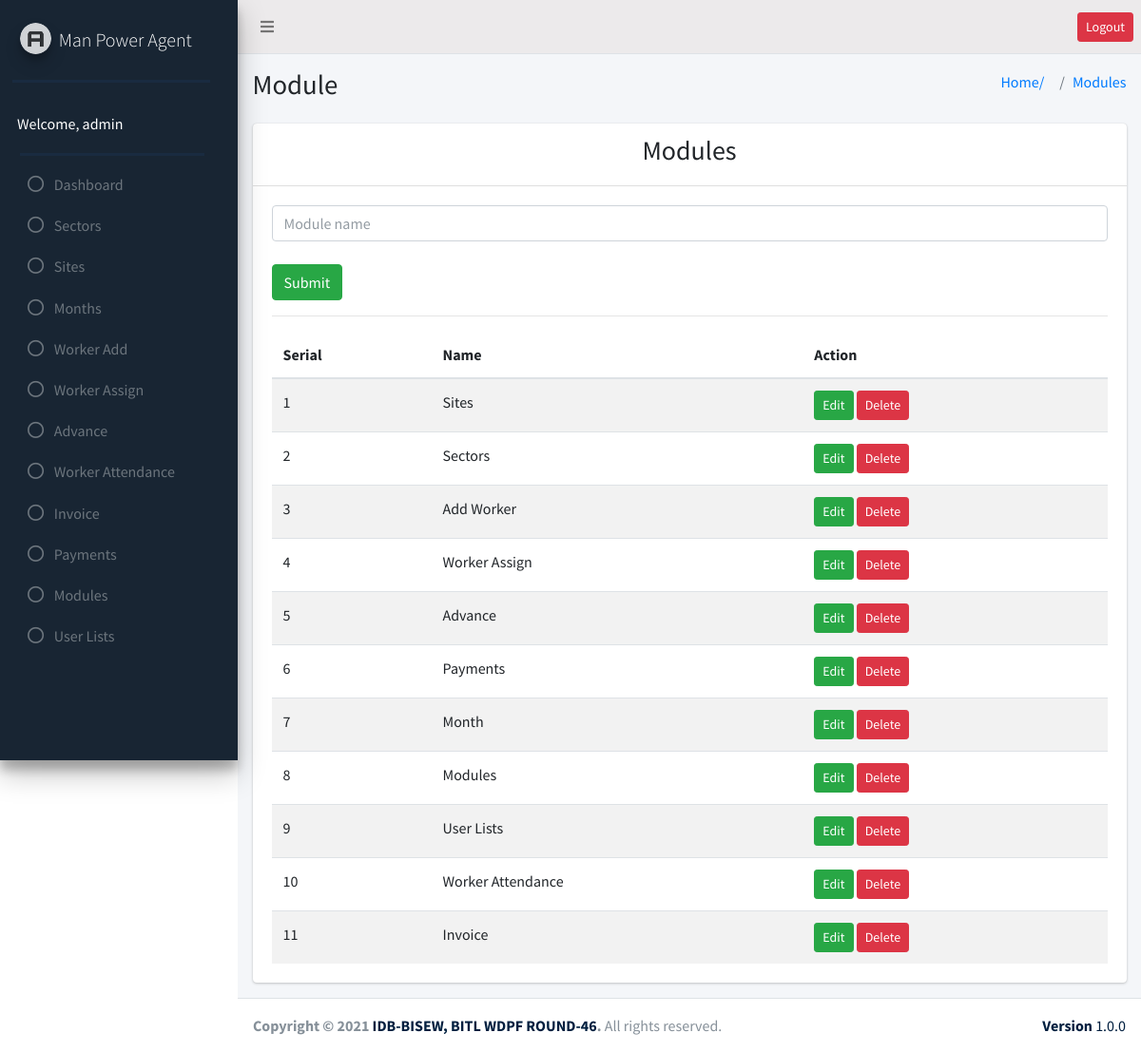
The app's page /modules/modules.php (signed in) with its own data.
### tables this page shows
CREATE TABLE `user_role` (
  `id` int(11) NOT NULL,
  `adminID` int(11) NOT NULL,
  `sites_edit` int(50) DEFAULT NULL,
  `sites_delete` int(50) DEFAULT NULL,
  `sectors_edit` int(50) DEFAULT NULL,
  `sectors_delete` int(50) DEFAULT NULL,
  `add_worker_edit` int(50) DEFAULT NULL,
  `add_worker_delete` int(50) DEFAULT NULL,
  `worker_assign_edit` int(50) DEFAULT NULL,
  `worker_assign_delete` int(50) DEFAULT NULL,
  `advance_edit` int(50) DEFAULT NULL,
  `advance_delete` int(50) DEFAULT NULL,
  `payments_edit` int(50) DEFAULT NULL,
  `payments_delete` int(50) DEFAULT NULL,
  `month_edit` int(50) DEFAULT NULL,
  `month_delete` int(50) DEFAULT NULL,
  `modules_edit` int(50) DEFAULT NULL,
  `modules_delete` int(50) DEFAULT NULL,
  `user_lists_edit` int(50) DEFAULT NULL,
  `user_lists_delete` int(50) DEFAULT NULL,
  `worker_attendance_edit` int(11) NOT NULL,
  `worker_attendance_delete` int(11) NOT NULL,
  `invoice_edit` int(11) NOT NULL,
  `invoice_delete` int(11) NOT NULL
);

CREATE TABLE `module` (
  `id` int(11) NOT NULL,
  `name` varchar(255) NOT NULL,
  `generated_link` varchar(10000) NOT NULL
);

### modules/modules.php (the view, shortened to what this page needs)
<?php
require_once("../header.php");
require_once("../sidebar.php");
require_once("../db_config.php");
$md = $conn->query("SELECT * FROM `module`");
    $conn->query("INSERT INTO `module` ( `name`, `generated_link`) VALUES ('$capital', '$fileUrl')"); ?>
<section class="content-header">
  <div class="container-fluid">
    <div class="row mb-2">
      <div class="col-sm-6">
        <h1>Module</h1>
      </div>
      <div class="col-sm-6">
        <ol class="breadcrumb float-sm-right">
          <li class="breadcrumb-item"><a href="#">Home/ </a></li>
          <li class="breadcrumb-item"><a href="#">Modules</a></li>
        </ol>
      </div>
    </div>
  </div>
</section>
<section class="content">
  <div class="container-fluid">
    <div class="row">
      <div class="col-md-12">
        <div class="card">
          <div class="card-header text-center">
            <h3>Modules</h3>
          </div>
          <div class="card-body">
            <form action="" method="post">
              <div class="row">
                <div class="col">
                  <input type="text" name="name" class="form-control" placeholder="Module name">
                </div>
              </div>
              <br>
              <input type="Submit" value="Submit" class="btn btn-success"> <br>
            </form>
            <hr>
            <table class="table table-striped" id="moduleID">
              <thead>
                <tr>
                  <th scope="col">Serial</th>
                  <th scope="col">Name</th>
                  <th scope="col">Action</th>
                </tr>
              </thead>
              <tbody>
                <?php
                $i = 0;
                while ($md_data = $md->fetch_assoc()) { ?>
                  <tr>
                    <td scope="row"><?php echo ++$i; ?>
                    </td>
                    <td scope="row"><?php echo $md_data['name']; ?>
                    </td>
                    <td scope="row">
                      <a href="./module_edit.php?id=<?php echo $md_data['id']; ?>" class="btn btn-sm btn-success">Edit</a>
                      <a href="./modules.php?delid=<?php echo $md_data['id']; ?>" class="btn btn-sm btn-danger" onclick="return confirm('are you sure?')">Delete</a>
                    </td>
                  </tr>
                <?php
                }
                  $conn->query("DELETE FROM `module` WHERE id=$delid"); ?>
              </tbody>
            </table>
          </div>
        </div>
      </div>
    </div>
  </div>
</section>
<?php require("../footer.php"); ?>

### sidebar.php (shortened to what this page needs)
 <?php
    $serverName = 'http://'.$_SERVER['SERVER_NAME'].'/man_power_agent';
    require_once("db_config.php");
?>
 <aside class="main-sidebar bg-success pt-14  elevation-4">
   <a href="" class="brand-link">
     <img src="<?= $serverName; ?>/assets/images/AdminLTELogo.png"
       alt="AdminLTE Logo" class="brand-image img-circle elevation-3" style="opacity: .8">
     <span class="brand-text font-weight-light">Man Power Agent</span>
   </a>
   <div class="bb-2"></div>
   <div class="sidebar">
     <div class="user-panel mt-3  d-flex">
       <div class="info text-white">
         Welcome, <?= $_SESSION['name']; ?>
       </div>
     </div>
     <div class="bb-2"></div>
     <nav class="mt-2">
       <ul class="nav nav-pills nav-sidebar flex-column" data-widget="treeview" role="menu" data-accordion="false">
       <li class="nav-item">
           <a href="http://localhost/man_power_agent/dashboard.php" class="nav-link">
             <i class="far fa-circle nav-icon"></i>
             <p>Dashboard</p>
           </a>
         </li>
         <?php
         $result = $conn->query("SELECT * FROM `admin`");
           while ($row = $result->fetch_assoc()) {
               if ($_SESSION['name'] == $row['name']) {
                   $id = $_SESSION['id'];
                   if ($row['status'] =='active') {
                       $userRoleTable= $conn->query("SELECT * FROM `user_role` JOIN admin ON admin.id= user_role.adminID WHERE `adminID`= $id");
                       while ($roleRow = $userRoleTable->fetch_assoc()) {
                           ?>
        <?php
           if ($roleRow['sectors_edit'] == '1'  || $roleRow['sectors_delete'] == '1') {
               ?>
         <li class="nav-item">
           <a href="http://localhost/man_power_agent/sectors/sectors.php" class="nav-link">
             <i class="far fa-circle nav-icon"></i>
             <p>Sectors</p>
           </a>
         </li>
         <?php
           }
           if ($roleRow['sites_edit'] == '1'  || $roleRow['sites_delete'] == '1') {
               ?>
         <li class="nav-item">
           <a href="http://localhost/man_power_agent/sites/sites.php" class="nav-link">
             <i class="far fa-circle nav-icon"></i>
             <p>Sites</p>
           </a>
         </li>
         <?php
           }
           if ($roleRow['month_edit'] == '1'  || $roleRow['month_delete'] == '1') { ?>
         <li class="nav-item">
           <a href="http://localhost/man_power_agent/month/month.php" class="nav-link">
             <i class="far fa-circle nav-icon"></i>
             <p>Months</p>
           </a>
         </li>
         <?php } ?>
        <?php  if ($roleRow['add_worker_edit'] == '1'  || $roleRow['add_worker_delete'] == '1') { ?>
         <li class="nav-item">
           <a href="http://localhost/man_power_agent/add_worker/add_worker.php" class="nav-link">
             <i class="far fa-circle nav-icon"></i>
             <p>Worker Add</p>
           </a>
         </li>
         <?php } ?>
         <?php  if ($roleRow['worker_assign_edit'] == '1'  || $roleRow['worker_assign_delete'] == '1') { ?>
         <li class="nav-item">
           <a href="http://localhost/man_power_agent/worker_assign/worker_assign.php" class="nav-link">
             <i class="far fa-circle nav-icon"></i>
             <p>Worker Assign</p>
           </a>
         </li>
         <?php  } ?>
         <?php  if ($roleRow['advance_edit'] == '1'  || $roleRow['advance_delete'] == '1') { ?>
         <li class="nav-item">
           <a href="http://localhost/man_power_agent/advance/advance.php" class="nav-link">
             <i class="far fa-circle nav-icon"></i>
             <p>Advance</p>
           </a>
         </li>
         <?php } ?>
         <?php  if ($roleRow['worker_attendance_edit'] == '1'  || $roleRow['worker_attendance_delete'] == '1') { ?>
         <li class="nav-item">
           <a href="http://localhost/man_power_agent/worker_attendance/worker_attendance.php" class="nav-link">
             <i class="far fa-circle nav-icon"></i>
             <p>Worker Attendance</p>
           </a>
         </li>
         <?php } ?>
         <?php  if ($roleRow['invoice_edit'] == '1'  || $roleRow['invoice_delete'] == '1') { ?>
         <li class="nav-item">
           <a href="http://localhost/man_power_agent/invoice/invoice.php" class="nav-link">
             <i class="far fa-circle nav-icon"></i>
             <p>Invoice</p>
           </a>
         </li>
         <?php } ?>
         <?php  if ($roleRow['payments_edit'] == '1'  || $roleRow['payments_delete'] == '1') { ?>
          <li class="nav-item">
           <a href="http://localhost/man_power_agent/payments/payments.php" class="nav-link">
             <i class="far fa-circle nav-icon"></i>
             <p>Payments</p>
           </a>
         </li>
         <?php } ?>
         <?php  if ($roleRow['modules_edit'] == '1'  || $roleRow['modules_delete'] == '1') { ?>
         <li class="nav-item">
           <a href="http://localhost/man_power_agent/modules/modules.php" class="nav-link">
             <i class="far fa-circle nav-icon"></i>
             <p>Modules</p>
           </a>
         </li>
         <?php } ?>
         <?php  if ($roleRow['user_lists_edit'] == '1'  || $roleRow['user_lists_delete'] == '1') { ?>
          <li class="nav-item">
           <a href="http://localhost/man_power_agent/user_lists/user_lists.php" class="nav-link">
             <i class="far fa-circle nav-icon"></i>
             <p>User Lists</p>
           </a>
         </li>
         <?php  } ?>
         <?php
                       }
                   }
                   else {
                       header("location: inactive_user.php");
                   }
               }
           }
         ?>
       </ul>
     </nav>
   </div>
 </aside>

### records on screen
user_role: sectors_edit 1 (drawn), sites_edit 0 (drawn), month_edit 1 (drawn), add_worker_edit 1 (drawn), worker_assign_edit 1 (drawn), advance_edit 1 (drawn), worker_attendance_edit 1 (drawn), invoice_edit 1 (drawn), payments_edit 1 (drawn), modules_edit 1 (drawn), user_lists_edit 1 (drawn)
module: name "Sites"
module: name "Sectors"
module: name "Add Worker"
module: name "Worker Assign"
module: name "Advance"
module: name "Payments"
module: name "Month"
module: name "Modules"
module: name "User Lists"
module: name "Worker Attendance"
module: name "Invoice"

### other values on screen
$_SESSION['name'] "admin"
